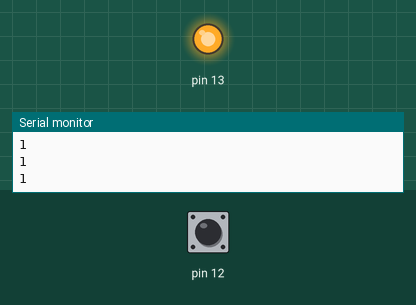
The sketch below on a simulated Arduino Uno, built with avr-gcc and run on an emulated ATmega328P. Shown: output pins drawn as LEDs (lit = HIGH), the last lines printed to the serial monitor. The inputs (shaded band) are chosen by the test bench; at power-on: pin 12 HIGH.

Above: at 1.8 s.
1.9 s: pin 12 pulled LOW for 0.6 s
At 2.4 s:
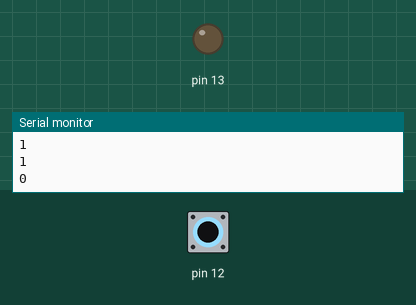
4.0 s: pin 12 pulled LOW for 3.2 s
At 8.9 s:
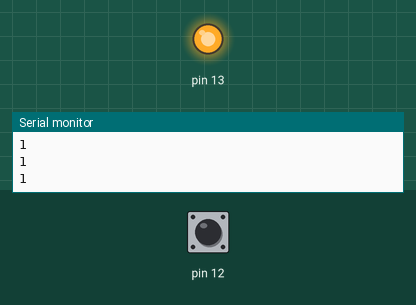
Timing chart, 0 to 10.4 s (numbered marks = the images above; inputs shaded):
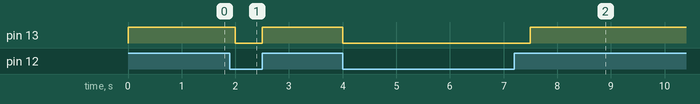

Measured:
- after the input at 1.9 s, pin 13: HIGH → LOW after 0.10 s, → HIGH 0.50 s later
- after the input at 4.0 s, pin 13: HIGH → LOW at once, → HIGH 3.5 s later

The sketch:

pushbutton_test.ino
```cpp
void setup(){
  pinMode(12,INPUT_PULLUP);
  pinMode(13,OUTPUT);
  Serial.begin(9600);
}

void loop(){
  int val = digitalRead(12);
  Serial.println(val);
  digitalWrite(13,val);
  delay(500);
}
```
